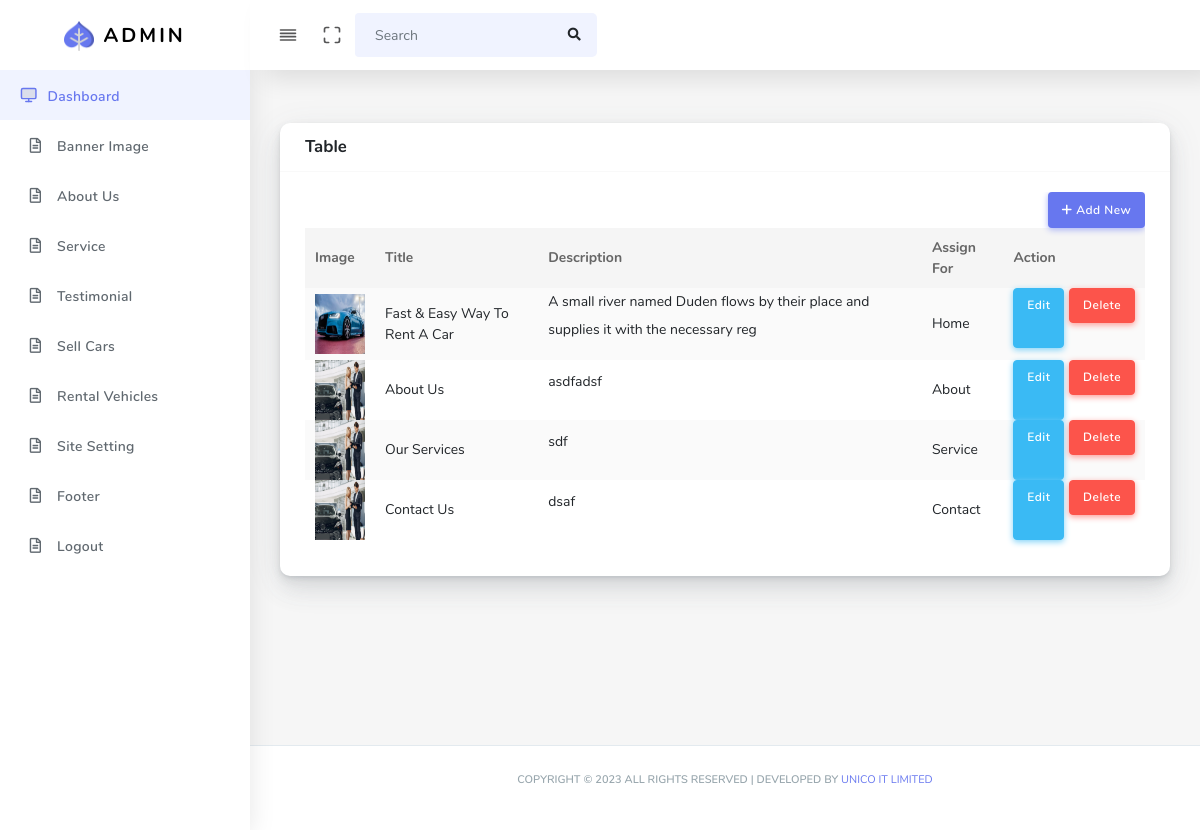
Page /admin/bannerImage.php on the committed database.
### tables this page shows
CREATE TABLE `bannerimage` (
  `id` int(11) NOT NULL,
  `image` varchar(255) NOT NULL,
  `title` varchar(30) NOT NULL,
  `description` varchar(90) DEFAULT NULL,
  `assiognFor` varchar(15) NOT NULL
);

### admin/bannerImage.php (the view, shortened to what this page needs)
<?php include("header.php");
include './config.php';
?>
<section class="section">
    <div class="section-body">
        <div class="row">
            <div class="col-12">
                <div class="card">
                    <div class="card-header">
                        <h4>Table</h4>
                    </div>
                    <div class="card-body">
                        <div class="table-responsive">
                            <div class="text-right">
                                <a href="bannerImageCreate.php" class="btn btn-icon icon-left btn-primary"><i class="fa-solid fa-plus"></i> Add New</a>
                            </div>
                            <table class="table table-striped table-hover" id="tableExport" style="width:100%;">
                                <thead>
                                    <tr>
                                        <th>Image</th>
                                        <th>Title</th>
                                        <th>Description</th>
                                        <th>Assign For</th>
                                        <th>Action</th>
                                    </tr>
                                </thead>
                                <tbody>
                                <?php
                            $sql = "SELECT * FROM bannerimage ORDER BY id ASC";
                            $result = $conn->query($sql);
                            if ($result->num_rows > 0) {
                                while ($row = $result->fetch_assoc()) {
                            ?>
                                    <tr>
                                        <td> <img src="assets/bannerImage/<?php echo $row['image']?>" alt="Girl in a jacket" width="50" height="60"> </td>
                                        <td><?php echo $row['title']?></td>
                                        <td><?php echo $row['description']?></td>
                                        <td><?php echo $row['assiognFor']?></td>
                                        <td style="display: inline-flex;">
                                            <a href="bannerImageEdit.php?id=<?php echo $row['id']?>" class="btn btn-icon btn-info custom_btn_info">Edit</a>
                                            <form action="bannerImageDelete.php?id=<?php echo $row['id']?>" method="post">
                                                <button type="submit" class="btn btn-icon btn-danger" style="margin-left: 5px">Delete</button>
                                            </form>
                                        </td>
                                    </tr>
                                    <?php }}?>
                                </tbody>
                            </table>
                        </div>
                    </div>
                </div>
            </div>
        </div>
    </div>
</section>
<?php include("footer.php"); ?>

### rows in the picture
bannerimage: image (picture), title "Fast & Easy Way To Rent A Car", description "A small river named Duden flows by their place and supplies it with the necessary reg", assiognFor "Home"
bannerimage: image (picture), title "About Us", description "asdfadsf", assiognFor "About"
bannerimage: image (picture), title "Our Services", description "sdf", assiognFor "Service"
bannerimage: image (picture), title "Contact Us", description "dsaf", assiognFor "Contact"
